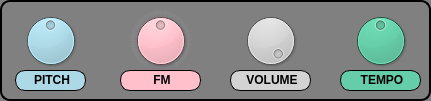
   <widget class="QGroupBox" name="groupBox_master_controls">
    <property name="geometry">
     <rect>
      <x>20</x>
      <y>23</y>
      <width>431</width>
      <height>101</height>
     </rect>
    </property>
    <property name="styleSheet">
     <string notr="true">border: 2px solid black; border-radius: 10; background-color: gray</string>
    </property>
    <property name="title">
     <string/>
    </property>
    <widget class="QDial" name="dial_master_pitch">
     <property name="geometry">
      <rect>
       <x>20</x>
       <y>10</y>
       <width>61</width>
       <height>61</height>
      </rect>
     </property>
     <property name="styleSheet">
      <string notr="true">background-color: lightblue</string>
     </property>
     <property name="minimum">
      <number>-500</number>
     </property>
     <property name="maximum">
      <number>500</number>
     </property>
    </widget>
    <widget class="QDial" name="dial_master_fm_amount">
     <property name="geometry">
      <rect>
       <x>130</x>
       <y>10</y>
       <width>61</width>
       <height>61</height>
      </rect>
     </property>
     <property name="toolTip">
      <string/>
     </property>
     <property name="toolTipDuration">
      <number>-1</number>
     </property>
     <property name="styleSheet">
      <string notr="true">background-color: pink</string>
     </property>
     <property name="minimum">
      <number>500</number>
     </property>
     <property name="maximum">
      <number>1500</number>
     </property>
     <property name="value">
      <number>1000</number>
     </property>
     <property name="invertedAppearance">
      <bool>false</bool>
     </property>
     <property name="wrapping">
      <bool>false</bool>
     </property>
     <property name="notchTarget">
      <double>3.700000000000000</double>
     </property>
     <property name="notchesVisible">
      <bool>true</bool>
     </property>
    </widget>
    <widget class="QDial" name="dial_master_volume">
     <property name="geometry">
      <rect>
       <x>240</x>
       <y>10</y>
       <width>61</width>
       <height>61</height>
      </rect>
     </property>
     <property name="styleSheet">
      <string notr="true">background-color: lightgray</string>
     </property>
     <property name="maximum">
      <number>1000</number>
     </property>
     <property name="value">
      <number>1000</number>
     </property>
    </widget>
    <widget class="QDial" name="dial_tempo">
     <property name="geometry">
      <rect>
       <x>350</x>
       <y>10</y>
       <width>61</width>
       <height>61</height>
      </rect>
     </property>
     <property name="styleSheet">
      <string notr="true">background-color: mediumaquamarine</string>
     </property>
     <property name="minimum">
      <number>60</number>
     </property>
     <property name="maximum">
      <number>180</number>
     </property>
     <property name="value">
      <number>120</number>
     </property>
    </widget>
    <widget class="QLabel" name="label_master_pitch">
     <property name="geometry">
      <rect>
       <x>15</x>
       <y>70</y>
       <width>71</width>
       <height>21</height>
      </rect>
     </property>
     <property name="styleSheet">
      <string notr="true">border: 1px solid black; background-color:lightblue;</string>
     </property>
     <property name="text">
      <string>&lt;html&gt;&lt;head/&gt;&lt;body&gt;&lt;p align=&quot;center&quot;&gt;&lt;span style=&quot; font-weight:600;&quot;&gt;PITCH&lt;/span&gt;&lt;/p&gt;&lt;/body&gt;&lt;/html&gt;</string>
     </property>
    </widget>
    <widget class="QLabel" name="label_master_fm_amount">
     <property name="geometry">
      <rect>
       <x>120</x>
       <y>70</y>
       <width>81</width>
       <height>21</height>
      </rect>
     </property>
     <property name="styleSheet">
      <string notr="true">border: 1px solid black; background-color:pink;</string>
     </property>
     <property name="text">
      <string>&lt;html&gt;&lt;head/&gt;&lt;body&gt;&lt;p align=&quot;center&quot;&gt;&lt;span style=&quot; font-weight:600;&quot;&gt;FM&lt;/span&gt;&lt;/p&gt;&lt;/body&gt;&lt;/html&gt;</string>
     </property>
    </widget>
    <widget class="QLabel" name="label_master_volume">
     <property name="geometry">
      <rect>
       <x>230</x>
       <y>70</y>
       <width>81</width>
       <height>21</height>
      </rect>
     </property>
     <property name="styleSheet">
      <string notr="true">border: 1px solid black; background-color:lightgray;</string>
     </property>
     <property name="text">
      <string>&lt;html&gt;&lt;head/&gt;&lt;body&gt;&lt;p align=&quot;center&quot;&gt;&lt;span style=&quot; font-weight:600;&quot;&gt;VOLUME&lt;/span&gt;&lt;/p&gt;&lt;/body&gt;&lt;/html&gt;</string>
     </property>
    </widget>
    <widget class="QLabel" name="label_master_volume_2">
     <property name="geometry">
      <rect>
       <x>340</x>
       <y>70</y>
       <width>81</width>
       <height>21</height>
      </rect>
     </property>
     <property name="styleSheet">
      <string notr="true">border: 1px solid black; background-color: mediumaquamarine</string>
     </property>
     <property name="text">
      <string>&lt;html&gt;&lt;head/&gt;&lt;body&gt;&lt;p align=&quot;center&quot;&gt;&lt;span style=&quot; font-weight:600;&quot;&gt;TEMPO&lt;/span&gt;&lt;/p&gt;&lt;/body&gt;&lt;/html&gt;</string>
     </property>
    </widget>
   </widget>
